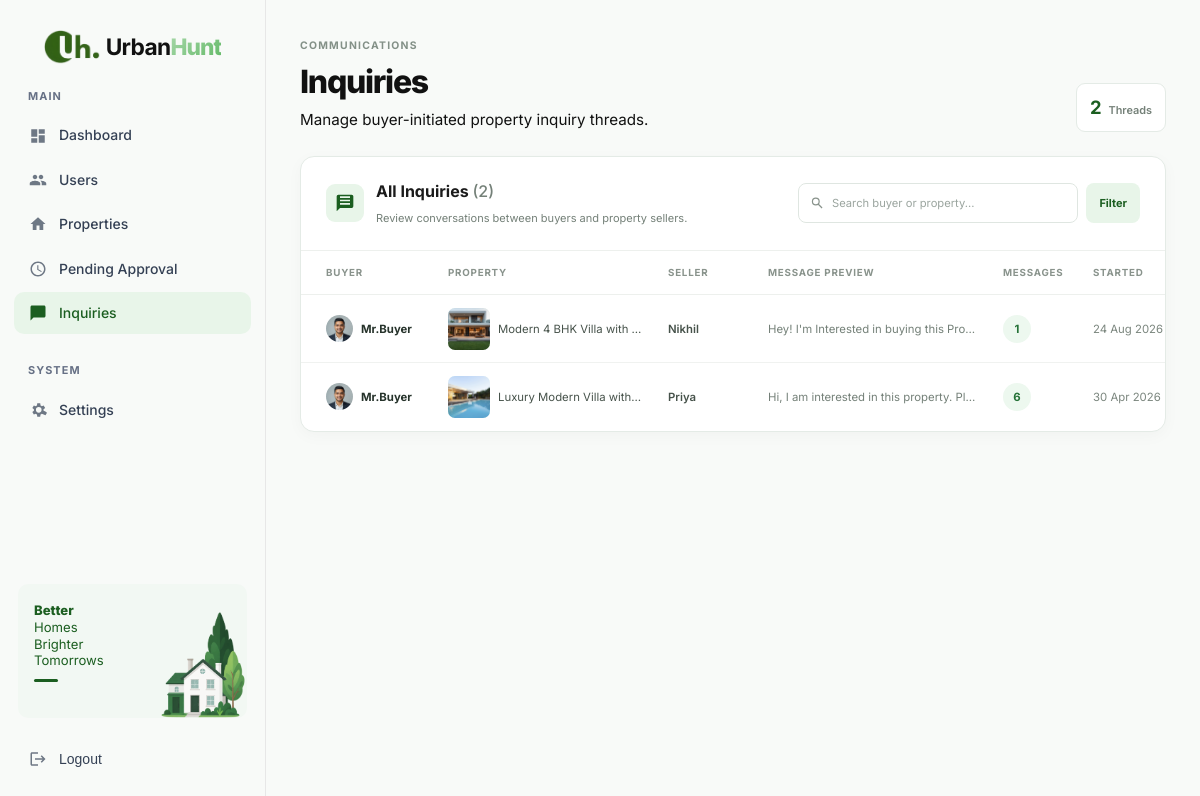
Page /panel/inquiries/ (signed in) on the committed database.
### core/models.py (models this page shows, shortened)
class InquiryChat(models.Model):
	buyer = models.ForeignKey(
		User,
		on_delete=models.CASCADE,
		related_name="inquiries",
		limit_choices_to={"role": User.Role.BUYER},
	)
	property = models.ForeignKey(Property, on_delete=models.CASCADE, related_name="inquiries")
	message = models.TextField()
	created_at = models.DateTimeField(auto_now_add=True)
	class Meta:
		ordering = ["-created_at"]

class User(AbstractUser):
	class Role(models.TextChoices):
		BUYER = "buyer", "Buyer"
		SELLER = "seller", "Seller"
		ADMIN = "admin", "Admin"
	role = models.CharField(max_length=10, choices=Role.choices, default=Role.BUYER)
	mobile_no = models.CharField(
		max_length=15,
		blank=True,
		validators=[RegexValidator(regex=r"^\+?[0-9]{10,15}$", message="Enter a valid mobile number.")],
	)
	avatar = models.FileField(upload_to="avatars/", blank=True, null=True)
	bio = models.TextField(blank=True, max_length=500)

class Property(models.Model):
	class PropertyType(models.TextChoices):
		RENT = "rent", "Rent"
		SELL = "sell", "Sell"
	class PropertyStatus(models.TextChoices):
		AVAILABLE = "available", "Available"
		SOLD = "sold", "Sold"
		RENTED = "rented", "Rented"
	title = models.CharField(max_length=255)
	description = models.TextField()
	price = models.CharField(
		max_length=50,
		help_text="e.g., 1.3 cr, 25 lakh, 5k, ₹2500000"
	)
	location = models.CharField(max_length=255)
	property_type = models.CharField(max_length=10, choices=PropertyType.choices)
	amenities = models.TextField(blank=True)
	image = models.FileField(upload_to="properties/images/")
	documents = models.FileField(upload_to="properties/documents/", blank=True, null=True)
	seller = models.ForeignKey(
		User,
		on_delete=models.CASCADE,
		related_name="properties",
		limit_choices_to={"role": User.Role.SELLER},
	)
	is_verified = models.BooleanField(default=False)
	status = models.CharField(
		max_length=10,
		choices=PropertyStatus.choices,
		default=PropertyStatus.AVAILABLE,
	)
	created_at = models.DateTimeField(auto_now_add=True)
	updated_at = models.DateTimeField(auto_now=True)

### core/views.py (the view)
# urls.py: path("panel/inquiries/", views.admin_inquiries, name="admin_inquiries"),
@login_required
def admin_inquiries(request):
	guard = _require_admin(request)
	if guard:
		return guard
	qs = InquiryChat.objects.select_related("buyer", "property", "property__seller").annotate(
		msg_count=Count("messages")
	).order_by("-created_at")
	q = request.GET.get("q", "").strip()
	if q:
		qs = qs.filter(
			Q(buyer__username__icontains=q) |
			Q(property__title__icontains=q) |
			Q(message__icontains=q)
		)
	return render(request, "admin_panel/inquiries.html", {
		"page_obj": _paginate(qs, request),
		"admin_stats": _admin_stats(),
	})

### core/context_processors.py (called while the page is built, shortened)
def platform_settings(request):
	return {"platform_settings": PlatformSettings.objects.first()}

def chat_notifications(request):
	user = request.user
	if not user.is_authenticated or user.is_superuser or user.role == User.Role.ADMIN:
		return {"chat_notifications": {"unread_count": 0, "items": []}}

### core/views.py (called while the page is built)
def _require_admin(request):
	if not request.user.is_authenticated:
		return redirect(f"/admin-login/?next={request.path}")
	if not (request.user.is_superuser or request.user.role == User.Role.ADMIN):
		return redirect("core:home")
	return None

def _paginate(qs, request, per_page=25):
	paginator = Paginator(qs, per_page)
	page_number = request.GET.get("page", 1)
	return paginator.get_page(page_number)

def _admin_stats():
	return {
		"total_users": User.objects.count(),
		"buyers": User.objects.filter(role=User.Role.BUYER).count(),
		"sellers": User.objects.filter(role=User.Role.SELLER).count(),
		"verified_properties": Property.objects.filter(is_verified=True).count(),
		"pending_properties": Property.objects.filter(is_verified=False).count(),
		"total_inquiries": InquiryChat.objects.count(),
		"total_messages": ChatMessage.objects.count(),
		"saved_properties": SavedProperty.objects.filter(buyer__role=User.Role.BUYER).count(),
	}

### core/templates/admin_panel/inquiries.html (shortened to what this page needs)
{% extends "admin_panel/base.html" %}
{% block content %}
<section class="inquiries-page-heading"><div><span class="section-kicker">COMMUNICATIONS</span><h1 class="page-title">Inquiries</h1><p class="page-subtitle">Manage buyer-initiated property inquiry threads.</p></div><div class="inquiries-count"><strong>{{ page_obj.paginator.count }}</strong><span>Threads</span></div></section>
<section class="inquiries-card">
  <div class="inquiries-card-header"><div class="inquiries-title-wrap"><span class="inquiries-card-icon"><svg viewBox="0 0 24 24"><path d="M20 2H4a2 2 0 0 0-2 2v18l4-4h14a2 2 0 0 0 2-2V4a2 2 0 0 0-2-2zm-2 12H6v-2h12zm0-4H6V8h12zm0-4H6V4h12z"/></svg></span><div><h2>All Inquiries <span>({{ page_obj.paginator.count }})</span></h2><p>Review conversations between buyers and property sellers.</p></div></div><form class="inquiries-filter-form" method="get"><label><svg viewBox="0 0 24 24"><path d="M9.5 3a6.5 6.5 0 1 1 0 13 6.5 6.5 0 0 1 0-13zm0 2a4.5 4.5 0 1 0 0 9 4.5 4.5 0 0 0 0-9zM14 13l6.5 6.5-1.4 1.4-6.5-6.5z"/></svg><input type="search" name="q" value="{{ request.GET.q|default:'' }}" placeholder="Search buyer or property..." aria-label="Search inquiries"></label><button type="submit">Filter</button>{% if request.GET.q %}<a href="{% url 'core:admin_inquiries' %}">Clear</a>{% endif %}</form></div>
  <div class="inquiries-table-wrap"><table class="inquiries-table"><thead><tr><th>BUYER</th><th>PROPERTY</th><th>SELLER</th><th>MESSAGE PREVIEW</th><th>MESSAGES</th><th>STARTED</th><th>ACTIONS</th></tr></thead><tbody>
    {% for inq in page_obj %}<tr id="row-inq-{{ inq.id }}"><td><div class="inquiry-person">{% if inq.buyer.avatar %}<img src="{{ inq.buyer.avatar.url }}" alt="{{ inq.buyer.username }}">{% endif %}<strong>{{ inq.buyer.username }}</strong></div></td><td><div class="inquiry-property"><span class="inquiry-property-thumb">{% if inq.property.image %}<img src="{{ inq.property.image.url }}" alt="{{ inq.property.title }}">{% else %}<svg viewBox="0 0 24 24"><path d="M3 20V9l9-7 9 7v11h-6v-6H9v6H3z"/></svg>{% endif %}</span><span title="{{ inq.property.title }}">{{ inq.property.title }}</span></div></td><td class="inquiry-seller">{{ inq.property.seller.username }}</td><td class="inquiry-preview" title="{{ inq.message }}">{{ inq.message|truncatechars:72 }}</td><td><span class="inquiry-message-count">{{ inq.msg_count }}</span></td><td class="inquiry-date">{{ inq.created_at|date:"d M Y" }}</td></tr>
    {% endfor %}
  </tbody></table></div>
</section>
{% endblock %}

### rows in the picture
InquiryChat: buyer.avatar (picture), buyer.username "Mr.Buyer", property.image (picture), property "Modern 4 BHK Villa with…", property.seller.username "Nikhil", message "Hey! I'm Interested in buying this Pro…", msg_count "1", created_at "24 Aug 2026"
InquiryChat: buyer.avatar (picture), buyer.username "Mr.Buyer", property.image (picture), property "Luxury Modern Villa with…", property.seller.username "Priya", message "Hi, I am interested in this property. Pl…", msg_count "6", created_at "30 Apr 2026"

### other values in the picture
{{ page_obj.paginator.count }} "2"
